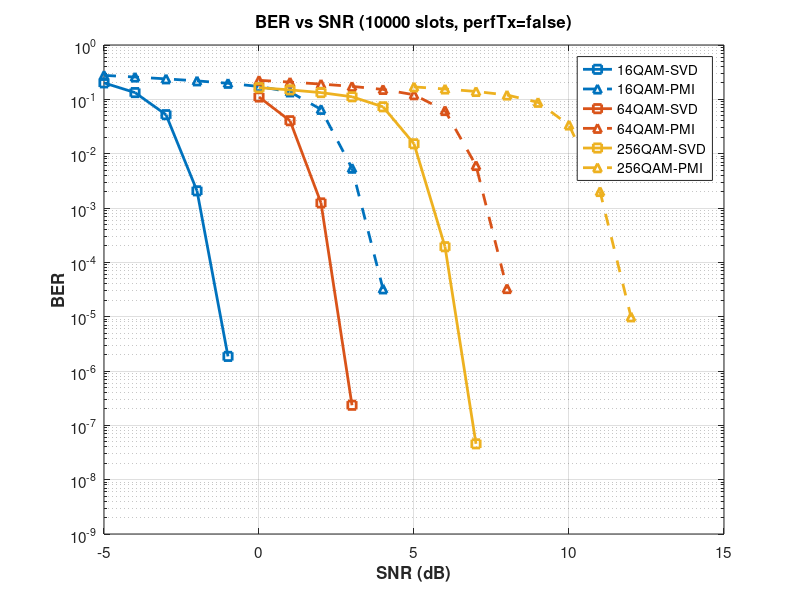

MATLAB code to generate this figure:
% Extract data from simulation results

% 16QAM-SVD (from results_20251029_160814.txt)
SNRdB_16QAM_SVD = [-5; -4; -3; -2; -1; 0; 1; 2; 3; 4; 5; 6; 7; 8; 9; 10];
BER_16QAM_SVD = [2.0081e-01; 1.3314e-01; 5.2172e-02; 2.0704e-03; 1.8569e-06; ...
    0.0000e+00; 0.0000e+00; 0.0000e+00; 0.0000e+00; 0.0000e+00; ...
    0.0000e+00; 0.0000e+00; 0.0000e+00; 0.0000e+00; 0.0000e+00; ...
    0.0000e+00];
AvgBitErr_16QAM_SVD = [4833.95; 3204.95; 1255.90; 49.84; 0.04; ...
    0.00; 0.00; 0.00; 0.00; 0.00; ...
    0.00; 0.00; 0.00; 0.00; 0.00; ...
    0.00];
PktErr_16QAM_SVD = [10000; 10000; 9869; 3710; 20; ...
    0; 0; 0; 0; 0; ...
    0; 0; 0; 0; 0; ...
    0];

% 16QAM-PMI (from results_20251030_004034.txt)
SNRdB_16QAM_PMI = [-5; -4; -3; -2; -1; 0; 1; 2; 3; 4; 5; 6; 7; 8; 9; 10];
BER_16QAM_PMI = [2.7616e-01; 2.5723e-01; 2.3811e-01; 2.1859e-01; 1.9734e-01; ...
    1.7250e-01; 1.3700e-01; 6.5294e-02; 5.3945e-03; 3.2440e-05; 0.0000e+00; ...
    0.0000e+00; 0.0000e+00; 0.0000e+00; 0.0000e+00; 0.0000e+00];
AvgBitErr_16QAM_PMI = [6647.78; 6192.01; 5731.88; 5261.93; 4750.43; ...
    4152.53; 3297.98; 1571.75; 129.86; 0.78; 0.00; ...
    0.00; 0.00; 0.00; 0.00; 0.00];
PktErr_16QAM_PMI = [10000; 10000; 10000; 10000; 10000; ...
    10000; 9999; 9832; 5325; 166; 0; ...
    0; 0; 0; 0; 0];

% 64QAM-SVD (from results_20251029_160814.txt)
SNRdB_64QAM_SVD = [0; 1; 2; 3; 4; 5; 6; 7; 8; 9; 10; 11; 12; 13; 14; 15];
BER_64QAM_SVD = [1.1037e-01; 4.0367e-02; 1.2393e-03; 2.3427e-07; 0.0000e+00; ...
    0.0000e+00; 0.0000e+00; 0.0000e+00; 0.0000e+00; 0.0000e+00; ...
    0.0000e+00; 0.0000e+00; 0.0000e+00; 0.0000e+00; 0.0000e+00; ...
    0.0000e+00];
AvgBitErr_64QAM_SVD = [3957.58; 1447.39; 44.44; 0.01; 0.00; ...
    0.00; 0.00; 0.00; 0.00; 0.00; ...
    0.00; 0.00; 0.00; 0.00; 0.00; ...
    0.00];
PktErr_64QAM_SVD = [10000; 9864; 3800; 24; 0; ...
    0; 0; 0; 0; 0; ...
    0; 0; 0; 0; 0; ...
    0];

% 64QAM-PMI (from results_20251030_004034.txt)
SNRdB_64QAM_PMI = [0; 1; 2; 3; 4; 5; 6; 7; 8; 9; 10; 11; 12; 13; 14; 15];
BER_64QAM_PMI = [2.2388e-01; 2.0773e-01; 1.9094e-01; 1.7311e-01; 1.5216e-01; ...
    1.2144e-01; 6.2183e-02; 6.0519e-03; 3.2887e-05; 0.0000e+00; 0.0000e+00; ...
    0.0000e+00; 0.0000e+00; 0.0000e+00; 0.0000e+00; 0.0000e+00];
AvgBitErr_64QAM_PMI = [8027.50; 7448.21; 6846.35; 6206.89; 5455.80; ...
    4354.51; 2229.64; 217.00; 1.18; 0.00; 0.00; ...
    0.00; 0.00; 0.00; 0.00; 0.00];
PktErr_64QAM_PMI = [10000; 10000; 10000; 10000; 10000; ...
    10000; 9925; 6465; 310; 0; 0; ...
    0; 0; 0; 0; 0];

% 256QAM-SVD (from results_20251029_160814.txt)
SNRdB_256QAM_SVD = [0; 1; 2; 3; 4; 5; 6; 7; 8; 9; 10; 11; 12; 13; 14; 15];
BER_256QAM_SVD = [1.6391e-01; 1.4925e-01; 1.3298e-01; 1.1149e-01; 7.2845e-02; ...
    1.5192e-02; 1.9374e-04; 4.5673e-08; 0.0000e+00; 0.0000e+00; 0.0000e+00; ...
    0.0000e+00; 0.0000e+00; 0.0000e+00; 0.0000e+00; 0.0000e+00];
AvgBitErr_256QAM_SVD = [7895.45; 7189.10; 6405.54; 5370.01; 3508.80; ...
    731.77; 9.33; 0.00; 0.00; 0.00; 0.00; ...
    0.00; 0.00; 0.00; 0.00; 0.00];
PktErr_256QAM_SVD = [10000; 10000; 10000; 10000; 10000; ...
    9549; 2062; 6; 0; 0; 0; ...
    0; 0; 0; 0; 0];

% 256QAM-PMI (from results_20251030_004034.txt)
SNRdB_256QAM_PMI = [5; 6; 7; 8; 9; 10; 11; 12; 13; 14; 15; 16; 17; 18; 19; 20];
BER_256QAM_PMI = [1.6934e-01; 1.5505e-01; 1.3955e-01; 1.2006e-01; 8.8112e-02; ...
    3.3696e-02; 2.0096e-03; 9.9174e-06; 0.0000e+00; 0.0000e+00; 0.0000e+00; ...
    0.0000e+00; 0.0000e+00; 0.0000e+00; 0.0000e+00; 0.0000e+00];
AvgBitErr_256QAM_PMI = [8156.78; 7468.69; 6721.80; 5783.19; 4244.20; ...
    1623.09; 96.80; 0.48; 0.00; 0.00; 0.00; ...
    0.00; 0.00; 0.00; 0.00; 0.00];
PktErr_256QAM_PMI = [10000; 10000; 10000; 10000; 10000; ...
    9805; 5463; 209; 0; 0; 0; ...
    0; 0; 0; 0; 0];

% Store in cell arrays
SNRdB_all = {SNRdB_16QAM_SVD, SNRdB_16QAM_PMI, SNRdB_64QAM_SVD, ...
             SNRdB_64QAM_PMI, SNRdB_256QAM_SVD, SNRdB_256QAM_PMI};
avgBER_all = {BER_16QAM_SVD, BER_16QAM_PMI, BER_64QAM_SVD, ...
              BER_64QAM_PMI, BER_256QAM_SVD, BER_256QAM_PMI};
avgBitErr_all = {AvgBitErr_16QAM_SVD, AvgBitErr_16QAM_PMI, AvgBitErr_64QAM_SVD, ...
                 AvgBitErr_64QAM_PMI, AvgBitErr_256QAM_SVD, AvgBitErr_256QAM_PMI};
pktErr_all = {PktErr_16QAM_SVD, PktErr_16QAM_PMI, PktErr_64QAM_SVD, ...
              PktErr_64QAM_PMI, PktErr_256QAM_SVD, PktErr_256QAM_PMI};

% Configuration
ModOrderList = [16, 64, 256];
pmiPrecodingList = [false, true]; % SVD, PMI
combinationLabels = {'16QAM-SVD', '16QAM-PMI', '64QAM-SVD', ...
                     '64QAM-PMI', '256QAM-SVD', '256QAM-PMI'};
numIter = 10000;
noSlotsSim = 1;

% Plotting
figure;
numCombinations = length(ModOrderList) * length(pmiPrecodingList);
modColors = lines(length(ModOrderList));
lineStyles = {'-', '--'};
markers = {'s', '^'};
for combIdx = 1:numCombinations
    modIdx = ceil(combIdx / length(pmiPrecodingList));
    pmiIdx = mod(combIdx - 1, length(pmiPrecodingList)) + 1;
    semilogy(SNRdB_all{combIdx}, avgBER_all{combIdx}, ... 
        'LineWidth', 2, ...
        'LineStyle', lineStyles{pmiIdx}, ...
        'Marker', markers{pmiIdx}, ...
        'MarkerSize', 6, ...
        'Color', modColors(modIdx, :), ...
        'DisplayName', combinationLabels{combIdx});
    hold on;
end
grid on;
hold off;
xlabel('SNR (dB)', 'FontSize', 12, 'FontWeight', 'bold');
ylabel('BER', 'FontSize', 12, 'FontWeight', 'bold');
title(sprintf('BER vs SNR (%d slots, perfTx=false)', numIter), ...
    'FontSize', 14, 'FontWeight', 'bold');
legend('Location', 'best', 'FontSize', 10);
set(gca, 'FontSize', 11);
ylim([1e-9 1e0]);
xlim([-5 15]);
